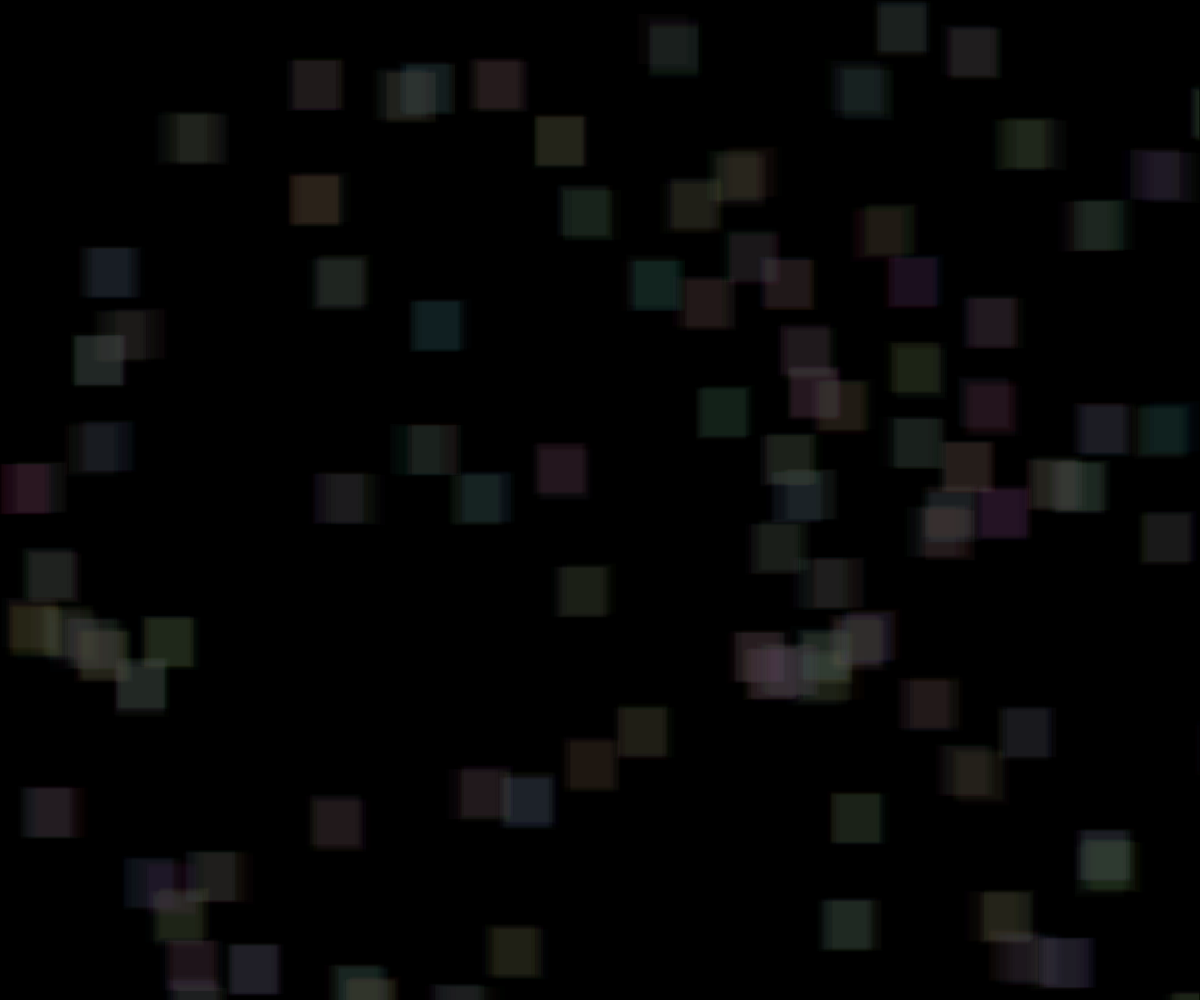
Frame 1 (no input)
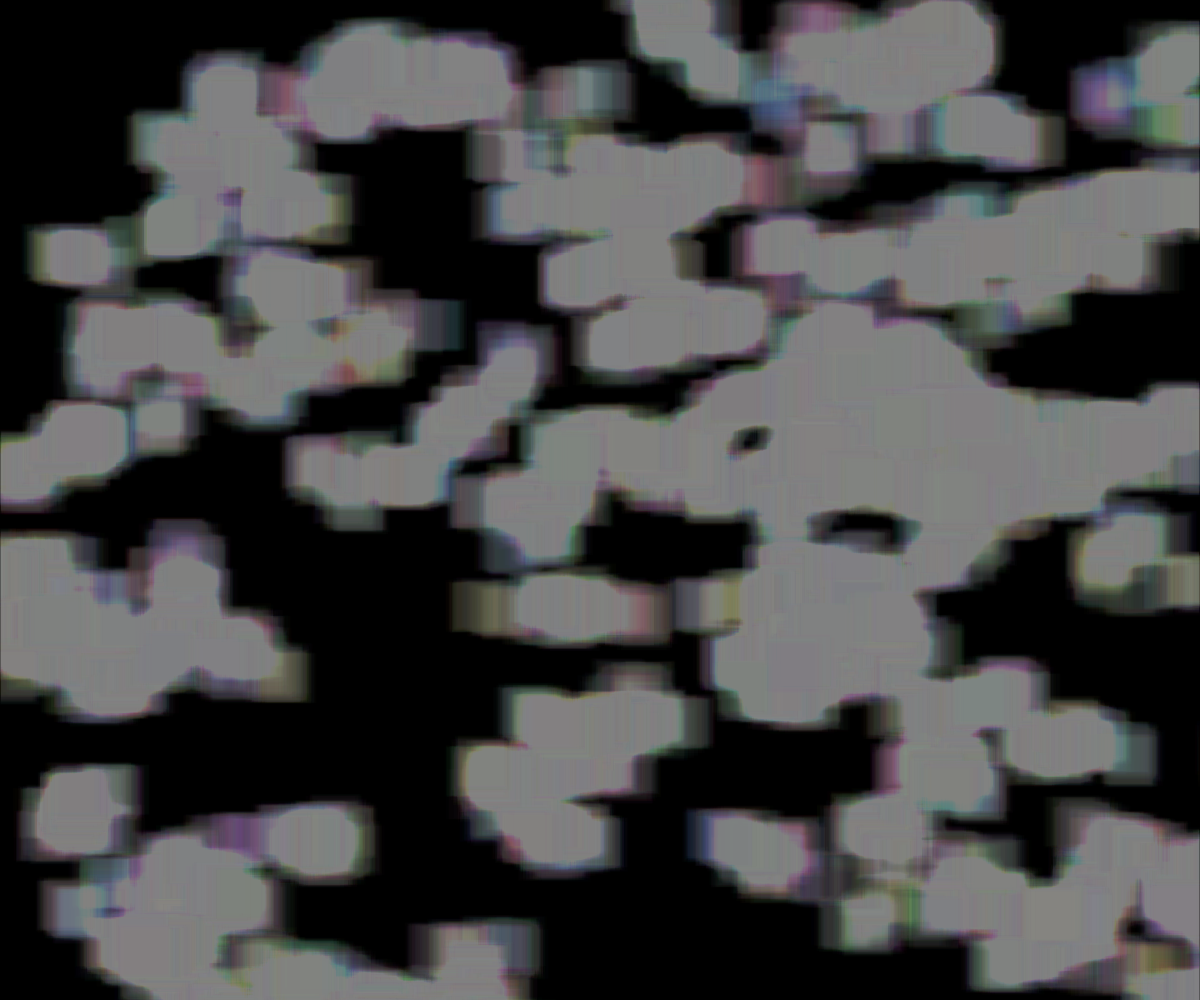
Frame 60 (no input)
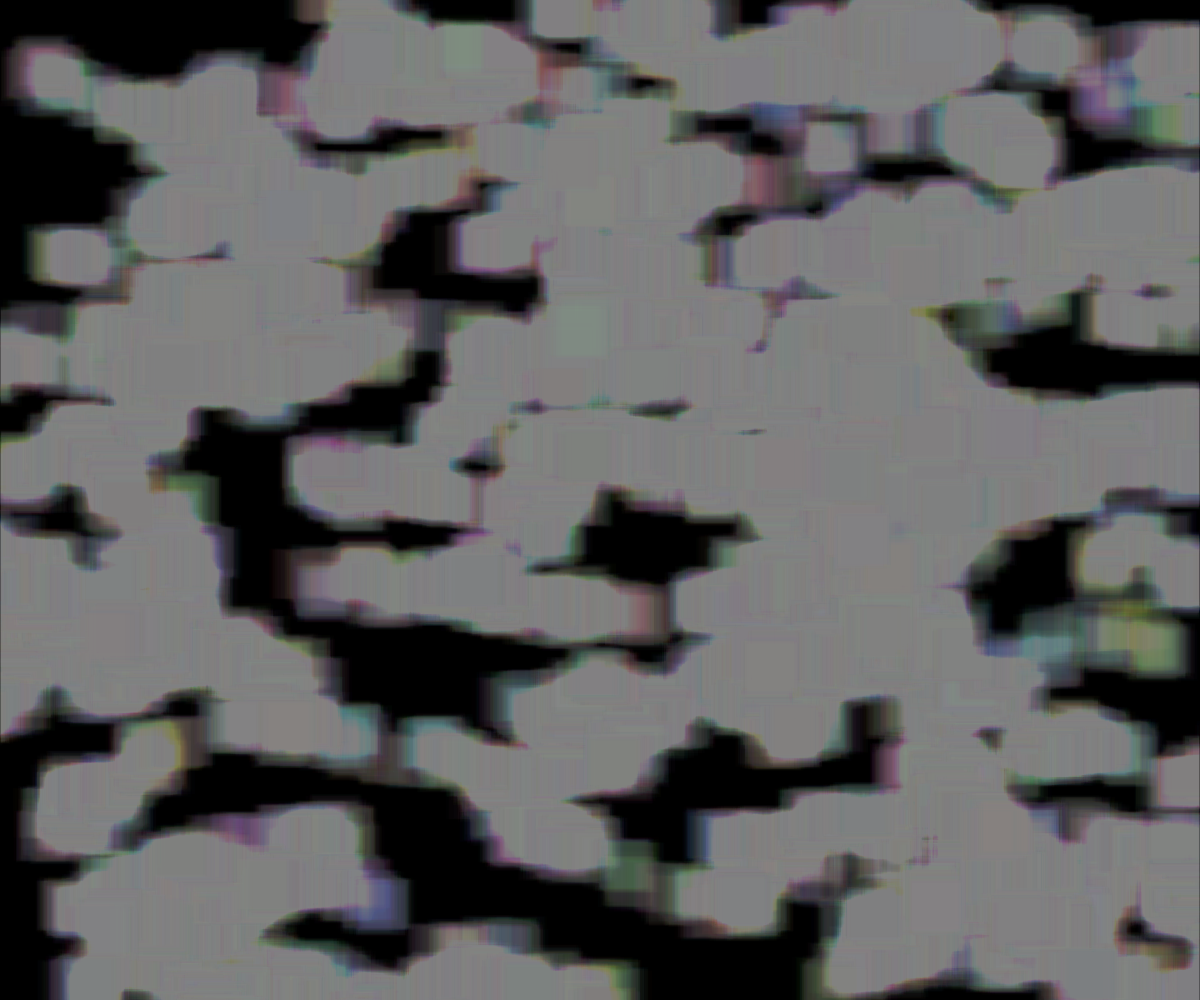
Frame 120 (the mouse pressed at the canvas centre since frame 60)

The p5.js sketch that drew these frames (run headless with seeded random() and noise() and a simulated clock; from frame 60 on, the mouse is pressed at the canvas centre):

// p5.js sketch
// ── sketch.js
const num = 100;
let hikari = [];

function setup() {
    createCanvas(windowWidth, windowHeight);
    frameRate(60);
    background(0);

    for (let i = 0; i < num; i++) {
        hikari[i] = new Hikari();
    }
}

function draw() {
    for (let i = 0; i < num; i++) {
        hikari[i].draw();
    }
}

class Hikari {
    constructor() {
        this.position = createVector(random(width), random(height));
    }

    draw() {
        for (let i = 0; i < 20; i++) {
            this.velocity = createVector(random(-5, 5), random(-2, 2));
            this.position.add(this.velocity);

            noStroke();
            fill(random(255), random(255), random(255), 3);
            square(this.position.x, this.position.y, 50);
        }
    }
}
